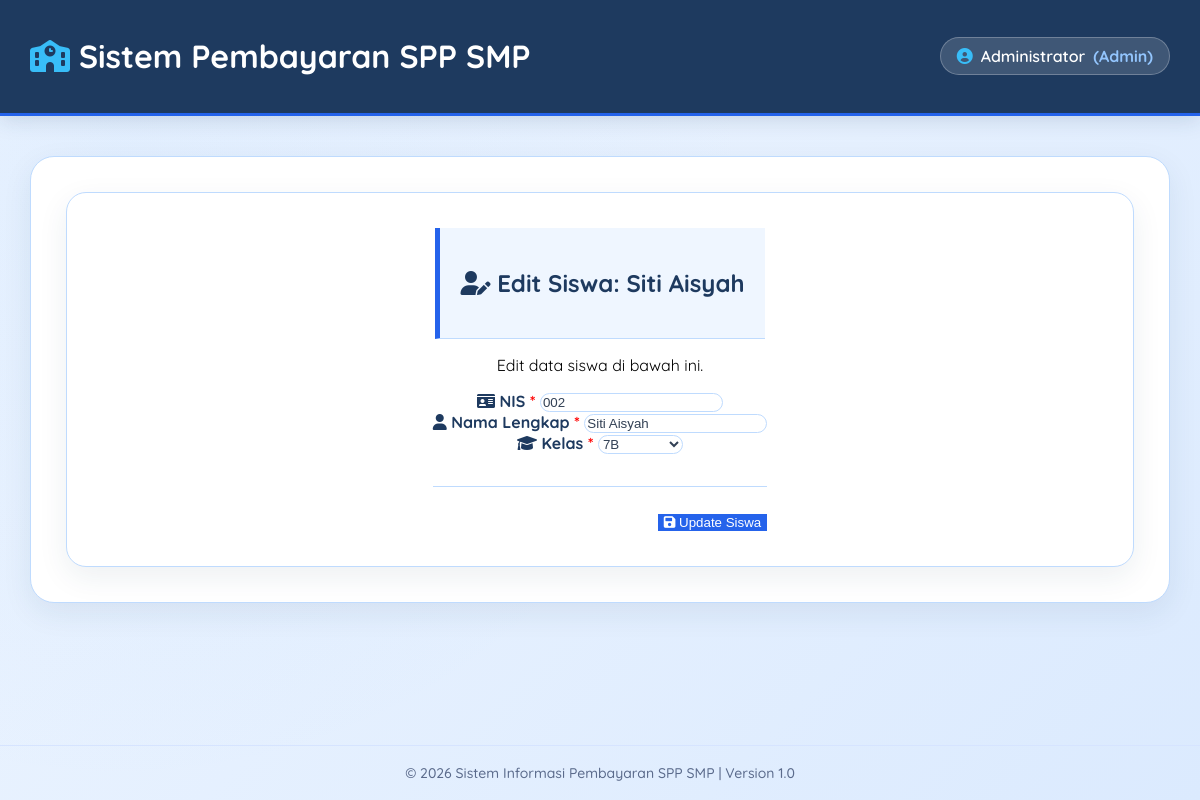
The page /sistem-pembayaran-spp/siswa/edit.php?nis=002 (signed in) on the database its author committed.
### tables this page shows
CREATE TABLE `petugas` (
  `id` int(11) NOT NULL,
  `nama` varchar(100) NOT NULL,
  `username` varchar(50) NOT NULL,
  `password` varchar(255) NOT NULL,
  `level` enum('admin','petugas') DEFAULT 'petugas',
  `created_at` timestamp NOT NULL DEFAULT current_timestamp()
);

CREATE TABLE `siswa` (
  `nis` varchar(20) NOT NULL,
  `nama` varchar(100) NOT NULL,
  `kelas` varchar(10) NOT NULL,
  `created_at` timestamp NOT NULL DEFAULT current_timestamp()
);

### sistem-pembayaran-spp/config/config.php (called while the page is built, shortened)
<?php
function koneksi() {
    try {
        $pdo = new PDO(
            "mysql:host=" . DB_HOST . ";dbname=" . DB_NAME . ";charset=utf8mb4",
            DB_USER,
            DB_PASS,
            [
                PDO::ATTR_ERRMODE => PDO::ERRMODE_EXCEPTION,
                PDO::ATTR_DEFAULT_FETCH_MODE => PDO::FETCH_ASSOC,
                PDO::ATTR_EMULATE_PREPARES => false,
            ]
        );
        return $pdo;
    } catch (PDOException $e) {
        die("Koneksi database gagal: " . $e->getMessage());
    }
}
function escape($string) {
    return htmlspecialchars($string, ENT_QUOTES, 'UTF-8');
}
function getPetugas() {
    if (isset($_SESSION['petugas_id'])) {
        $pdo = koneksi();
        $stmt = $pdo->prepare("SELECT * FROM petugas WHERE id = ?");
        $stmt->execute([$_SESSION['petugas_id']]);
        return $stmt->fetch();
    }
    return null;
}
?>

### sistem-pembayaran-spp/siswa/edit.php (the view, shortened to what this page needs)
<?php
require_once '../includes/header.php';
$message = '';
$pdo = koneksi();
$nis = $_GET['nis'] ?? '';
$stmt = $pdo->prepare("SELECT * FROM siswa WHERE nis = ?");
$stmt->execute([$nis]);
$siswa = $stmt->fetch();
?>
<div class="card">
    <div class="card-header">
        <h2><i class="fas fa-user-edit"></i> Edit Siswa: <?= escape($siswa['nama'] ?? 'Tidak Ditemukan') ?></h2>
    </div>
    <div class="card-body">
        <?= $message ?: '<p class="text-muted">Edit data siswa di bawah ini.</p>' ?>
        <?php if ($siswa): ?>
        <form method="POST">
            <div class="form-group">
                <label for="nis"><i class="fas fa-id-card"></i> NIS <span style="color:red;">*</span></label>
                <input type="text" id="nis" name="nis" value="<?= escape($siswa['nis']) ?>" maxlength="20" required>
            </div>
            <div class="form-group">
                <label for="nama"><i class="fas fa-user"></i> Nama Lengkap <span style="color:red;">*</span></label>
                <input type="text" id="nama" name="nama" value="<?= escape($siswa['nama']) ?>" required>
            </div>
            <div class="form-group">
                <label for="kelas"><i class="fas fa-graduation-cap"></i> Kelas <span style="color:red;">*</span></label>
                <select id="kelas" name="kelas" required>
                    <?php
                    $kelas_list = ['7A','7B','7C','8A','8B','8C','9A','9B','9C'];
                    foreach($kelas_list as $k):
                    ?>
                        <option value="<?= $k ?>" <?= ($siswa['kelas'] ?? '') == $k ? 'selected' : '' ?>><?= $k ?></option>
                    <?php endforeach; ?>
                </select>
            </div>
            <div style="text-align: right; margin-top: 2rem; padding-top: 1.5rem; border-top: 1px solid #BFDBFE;">
                <button type="submit" class="btn btn-primary">
                    <i class="fas fa-save"></i> Update Siswa
                </button>
            </div>
        </form>
        <?php endif; ?>
    </div>
<?php require_once '../includes/footer.php'; ?>

### sistem-pembayaran-spp/includes/header.php (shortened to what this page needs)
<?php
if (!defined('DB_HOST')) {
    require_once '../config/config.php';
} else {
    require_once 'config/config.php';
}
$petugas = getPetugas();
$script_dir = dirname($_SERVER['PHP_SELF']);
$depth = max(0, substr_count(trim($script_dir, '/'), '/'));
$css_path = str_repeat('../', $depth) . 'assets/css/style.css';
?>
<!DOCTYPE html>
<html lang="id">
<head>
    <link href="https://cdnjs.cloudflare.com/ajax/libs/font-awesome/6.0.0/css/all.min.css" rel="stylesheet">
    <link href="<?= $css_path ?>" rel="stylesheet">
</head>
<body>
    <header class="header">
        <div class="header-content" style="display: flex; justify-content: space-between; align-items: center; width: 100%;">
            <div class="logo">
                <h1><i class="fas fa-school"></i> Sistem Pembayaran SPP SMP</h1>
            </div>
            <div class="user-info">
                <span class="user-name-badge">
                    <i class="fas fa-user-circle"></i>
                    <span class="user-name-text"><?= escape($petugas['nama']) ?></span>
                    <span class="user-level">(<?= ucfirst($petugas['level']) ?>)</span>
                </span>
            </div>
        </div>
    </header>
    <div class="main-content">
    <main class="container">

### sistem-pembayaran-spp/assets/css/style.css (style rules this page uses)
body { font-family: 'Quicksand', sans-serif !important; background: #EFF6FF !important; margin: 0 !important; padding: 0 !important; }
.card { background: #FFFFFF !important; border: 1px solid #BFDBFE !important; border-radius: 20px !important; padding: 35px 20px !important; text-align: center !important; text-decoration: none !important; transition: 0.3s !important; display: flex !important; flex-direction: column !important; align-items: center !important; box-shadow: 0 8px 24px rgba(30, 58, 95, 0.08) !important; }

### sistem-pembayaran-spp/includes/header.php (style rules this page uses)
body { min-height: 100vh; display: flex; flex-direction: column; margin: 0; padding: 0; }
.main-content { flex: 1; }
header h1, .header h1, .logo h1, .logo h1 span, header h1 a { color: #FFFFFF !important; -webkit-text-fill-color: #FFFFFF !important; }
header h1 i, .header h1 i, .logo h1 i { color: #38BDF8 !important; -webkit-text-fill-color: #38BDF8 !important; }
.card { background:#FFFFFF !important; border:1px solid #BFDBFE !important; border-radius:20px !important; box-shadow:0 10px 30px rgba(30,58,95,.08) !important; }
.card-header { background:#EFF6FF !important; border-left:5px solid #2563EB !important; border-bottom:1px solid #BFDBFE !important; padding:20px !important; }
.card-header h1, .card-header h2, .card-header h3 { color:#1E3A5F !important; }
.card-body { background:#FFFFFF !important; }
.form-group label { color:#1E3A5F !important; font-weight:700 !important; }
input, select, textarea { background:#FFFFFF !important; border:1px solid #BFDBFE !important; color:#334155 !important; border-radius:12px !important; }
.btn-primary { background:#2563EB !important; border:none !important; color:#FFFFFF !important; }
body, html { background: #EFF6FF !important; background-image: radial-gradient(circle at 10% 20%, rgba(96, 165, 250, 0.08) 0%, transparent 50%), linear-gradient(135deg, #EFF6FF 0%, #DBEAFE 100%) !important; background-attachment: fixed !important; font-family: 'Quicksand', sans-serif !important; }
.header, header { background: #1E3A5F !important; box-shadow: 0 4px 20px rgba(30, 58, 95, 0.15) !important; border-bottom: 3px solid #2563EB !important; padding: 15px 30px !important; }
.user-name-badge { background: rgba(255, 255, 255, 0.15) !important; border: 1px solid rgba(255, 255, 255, 0.25) !important; color: #FFFFFF !important; padding: 8px 16px !important; border-radius: 30px !important; font-weight: 600 !important; display: inline-flex; align-items: center; gap: 8px; }
.user-name-badge i { color: #38BDF8 !important; }
.user-level { color: #93C5FD !important; font-weight: 700; }
.container, main.container { max-width: 1140px !important; margin: 40px auto !important; background: #FFFFFF !important; border: 1px solid #BFDBFE !important; border-radius: 24px !important; padding: 35px !important; box-sizing: border-box !important; box-shadow: 0 10px 30px rgba(30,58,95,.08) !important; display: block !important; }

### rows shown on the page
petugas: nama "Administrator", level "Admin"
siswa: nama "Siti Aisyah", nis "002", kelas "7B"

### other values the page prints
$message ?: '<p class="text-muted">Edit data siswa di bawah ini.</p>' "Edit data siswa di bawah ini."
